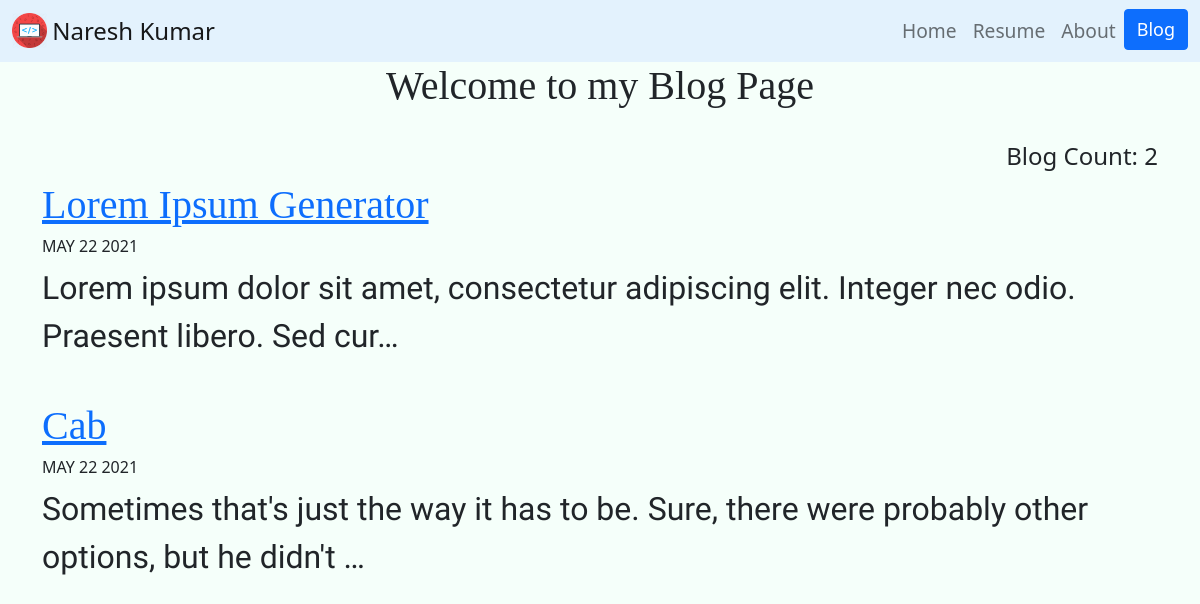
Screenshot of /blog/ with the database file from the repository.
### blog/models.py (models this page shows, shortened)
class Blog(models.Model):
    title = models.CharField(max_length=50)
    date = models.DateField(auto_now=True)
    description = models.TextField()

### blog/views.py (the view)
# urls.py: path('', views.all_blogs, name='all_blogs'),
def all_blogs(request):
    blogs = Blog.objects.all()
    return render(request, 'blog/all_blogs.html', {'Blogs': blogs})

### blog/templates/blog/all_blogs.html
{% extends 'portfolio/base.html' %}
{% block content %}
<div class="container">
    <h1 style="text-align: center; font-family: Playfair Display;"> Welcome to my Blog Page </h1>
    <br>
    <h4 style="text-align: right;"> Blog Count: {{ Blogs.count }} </h4>
    {% for blog in Blogs %}
    <h1> <a href="{% url 'blog:details' blog.id %}" style="font-family: Playfair Display;">  {{ blog.title }} </a> </h1>
    <h6> {{ blog.date|date:'N d Y'|upper }} </h6>
    <p style="font-family: Nanum Myeongjo; font-size: xx-large;"> {{ blog.description|truncatechars:100 }} </p>
    <br>
    {% endfor %}
</div>
{% endblock %}

### rows the page displays
Blog: title "Lorem Ipsum Generator", date "MAY 22 2021", description "Lorem ipsum dolor sit amet, consectetur adipiscing elit. Integer nec odio. Praesent libero. Sed cur…"
Blog: title "Cab", date "MAY 22 2021", description "Sometimes that's just the way it has to be. Sure, there were probably other options, but he didn't …"

### other values shown
{{ Blogs.count }} "2"
